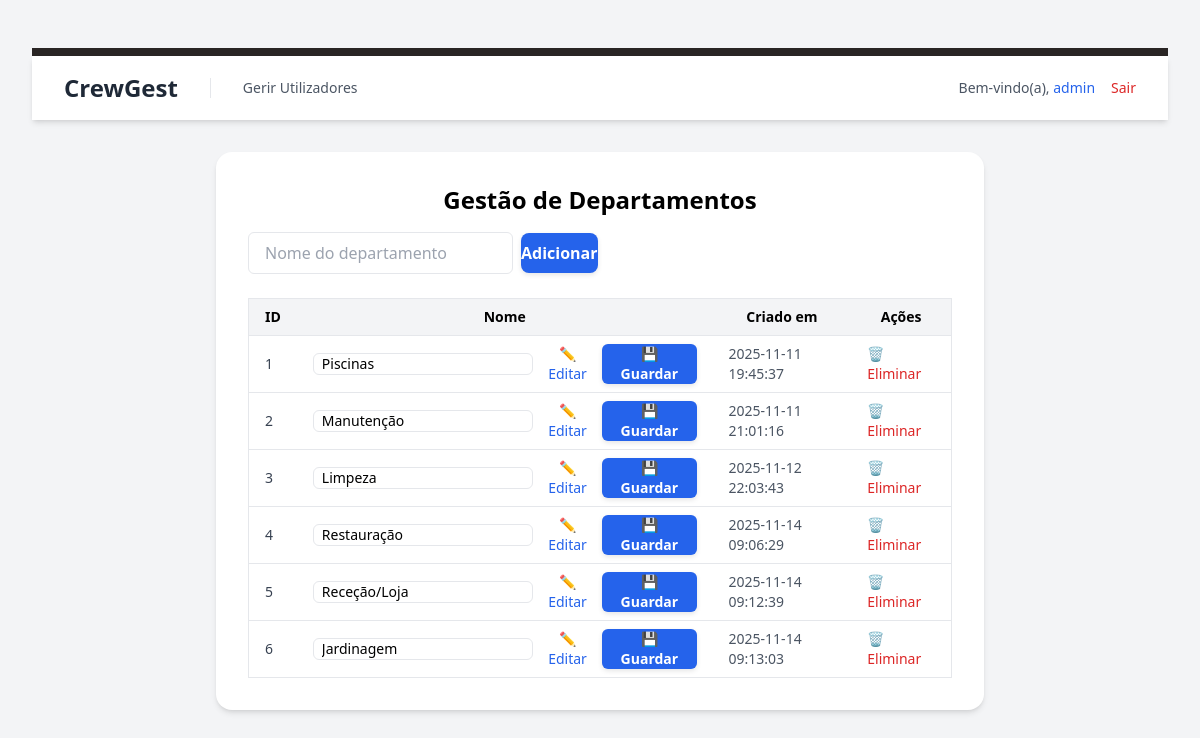
/public/departamentos.php (signed in), run on the app's committed database.
### tables this page shows
CREATE TABLE `departamentos` (
  `id` int(11) NOT NULL,
  `nome` varchar(100) NOT NULL,
  `criado_em` timestamp NOT NULL DEFAULT current_timestamp()
);

### public/departamentos.php (the view, shortened to what this page needs)
<?php
require_once '../config/db.php';
$stmt = $pdo->query("SELECT * FROM departamentos ORDER BY id ASC");
$departamentos = $stmt->fetchAll(PDO::FETCH_ASSOC);
?>
<!DOCTYPE html>
<html lang="pt-PT" class="bg-gray-100">
<head>
    <link href="<?= BASE_URL ?>/public/css/style.css" rel="stylesheet">
</head>
<body class="p-8">
<?php include_once '../src/templates/header.php'; ?>
<main class="max-w-3xl mx-auto bg-white rounded-2xl shadow-md p-8 mt-8">
    <h1 class="text-2xl font-bold text-center mb-4">Gestão de Departamentos</h1>
    <form method="POST" class="flex items-center gap-2 mb-6">
        <input type="text" name="novo_departamento" placeholder="Nome do departamento"
               class="flex-1 border px-4 py-2 rounded-md" required>
        <button type="submit"
                class="bg-blue-600 hover:bg-blue-700 text-white font-bold px-5 py-2 rounded-lg">
            Adicionar
        </button>
    </form>
    <table class="min-w-full border border-gray-200 text-sm">
        <thead class="bg-gray-100">
            <tr>
                <th class="px-4 py-2 border-b">ID</th>
                <th class="px-4 py-2 border-b">Nome</th>
                <th class="px-4 py-2 border-b">Criado em</th>
                <th class="px-4 py-2 border-b">Ações</th>
            </tr>
        </thead>
        <tbody>
            <?php foreach ($departamentos as $d): ?>
            <tr class="hover:bg-gray-50">
                <td class="px-4 py-2 border-b text-gray-700"><?= $d['id'] ?></td>
                <td class="px-4 py-2 border-b">
                    <form method="POST" class="flex items-center gap-2">
                        <input type="text" name="nome" id="nome-<?= $d['id'] ?>"
                               value="<?= htmlspecialchars($d['nome']) ?>"
                               data-original="<?= htmlspecialchars($d['nome']) ?>"
                               readonly
                               class="border rounded-md px-2 py-1 flex-1 focus:outline-none focus:ring-2 focus:ring-blue-300 transition">
                        <button type="button" id="editar-<?= $d['id'] ?>"
                                class="text-blue-600 hover:text-blue-800"
                                onclick="enableEdit(<?= $d['id'] ?>)">
                            ✏️ Editar
                        </button>
                        <button type="submit" name="editar_departamento"
                                id="guardar-<?= $d['id'] ?>"
                                class="hidden bg-blue-600 text-white px-3 py-1 rounded-md font-medium hover:bg-blue-700">
                            💾 Guardar
                        </button>
                    </form>
                </td>
                <td class="px-4 py-2 border-b text-gray-600">
                    <?= date('Y-m-d H:i:s', strtotime($d['criado_em'] ?? 'now')) ?>
                </td>
                <td class="px-4 py-2 border-b">
                    <a href="?delete=<?= $d['id'] ?>" onclick="return confirm('Tem a certeza que deseja eliminar este departamento?');"
                       class="text-red-600 hover:text-red-800">
                        🗑️ Eliminar
                    </a>
                </td>
            </tr>
            <?php endforeach; ?>
        </tbody>
    </table>
</main>
</body>
</html>

### public/css/style.css (style rules this page uses)
html, :host { line-height: 1.5; -webkit-text-size-adjust: 100%; -moz-tab-size: 4; -o-tab-size: 4; tab-size: 4; font-family: ui-sans-serif, system-ui, sans-serif, "Apple Color Emoji", "Segoe UI Emoji", "Segoe UI Symbol", "Noto Color Emoji"; font-feature-settings: normal; font-variation-settings: normal; -webkit-tap-highlight-color: transparent; }
body { margin: 0; line-height: inherit; }
h1, h2, h3, h4, h5, h6 { font-size: inherit; font-weight: inherit; }
a { color: inherit; text-decoration: inherit; }
a.bg-green-600, a.bg-blue-600, a.bg-red-500, button.bg-green-600, button.bg-blue-600, button.bg-red-500 { color: #ffffff !important; text-decoration: none !important; font-weight: 600; display: inline-block; text-align: center; border: none; box-shadow: 0 2px 5px rgba(0,0,0,0.1); transition: all 0.2s ease-in-out; }
table { text-indent: 0; border-color: inherit; border-collapse: collapse; }
button, input, optgroup, select, textarea { font-family: inherit; font-feature-settings: inherit; font-variation-settings: inherit; font-size: 100%; font-weight: inherit; line-height: inherit; letter-spacing: inherit; color: inherit; margin: 0; padding: 0; }
button, select { text-transform: none; }
button, input:where([type='button']), input:where([type='reset']), input:where([type='submit']) { appearance: button; -webkit-appearance: button; background-color: transparent; background-image: none; }
blockquote, dl, dd, h1, h2, h3, h4, h5, h6, hr, figure, p, pre { margin: 0; }
input::placeholder, textarea::placeholder { opacity: 1; color: #9ca3af; }
button, [role="button"] { cursor: pointer; }
.mx-auto { margin-left: auto; margin-right: auto; }
.mb-4 { margin-bottom: 1rem; }
.mb-6 { margin-bottom: 1.5rem; }
.mt-8 { margin-top: 2rem; }
.flex { display: flex; }
.hidden { display: none; }
.min-w-full { min-width: 100%; }
.max-w-3xl { max-width: 48rem; }
.items-center { align-items: center; }
.gap-2 { gap: 0.5rem; }
.rounded-2xl { border-radius: 1rem; }
.rounded-lg { border-radius: 0.5rem; }
.rounded-md { border-radius: 0.375rem; }
.border { border-width: 1px; }
.border-b { border-bottom-width: 1px; }
.border-gray-200 { --tw-border-opacity: 1; border-color: rgb(229 231 235 / var(--tw-border-opacity, 1)); }
.bg-blue-600 { --tw-bg-opacity: 1; background-color: rgb(37 99 235 / var(--tw-bg-opacity, 1)); }
.bg-gray-100 { --tw-bg-opacity: 1; background-color: rgb(243 244 246 / var(--tw-bg-opacity, 1)); }
.bg-white { --tw-bg-opacity: 1; background-color: rgb(255 255 255 / var(--tw-bg-opacity, 1)); }
.p-8 { padding: 2rem; }
.px-2 { padding-left: 0.5rem; padding-right: 0.5rem; }
.px-3 { padding-left: 0.75rem; padding-right: 0.75rem; }
.px-4 { padding-left: 1rem; padding-right: 1rem; }
.py-2 { padding-top: 0.5rem; padding-bottom: 0.5rem; }
.text-center { text-align: center; }
.text-2xl { font-size: 1.5rem; line-height: 2rem; }
.text-sm { font-size: 0.875rem; line-height: 1.25rem; }
.font-bold { font-weight: 700; }
.font-medium { font-weight: 500; }
.text-blue-600 { --tw-text-opacity: 1; color: rgb(37 99 235 / var(--tw-text-opacity, 1)); }
.text-gray-600 { --tw-text-opacity: 1; color: rgb(75 85 99 / var(--tw-text-opacity, 1)); }
.text-gray-700 { --tw-text-opacity: 1; color: rgb(55 65 81 / var(--tw-text-opacity, 1)); }
.text-red-600 { --tw-text-opacity: 1; color: rgb(220 38 38 / var(--tw-text-opacity, 1)); }
.text-white { --tw-text-opacity: 1; color: rgb(255 255 255 / var(--tw-text-opacity, 1)); }
.shadow-md { --tw-shadow: 0 4px 6px -1px rgb(0 0 0 / 0.1), 0 2px 4px -2px rgb(0 0 0 / 0.1); --tw-shadow-colored: 0 4px 6px -1px var(--tw-shadow-color), 0 2px 4px -2px var(--tw-shadow-color); box-shadow: var(--tw-ring-offset-shadow, 0 0 #0000), var(--tw-ring-shadow, 0 0 #0000), var(--tw-shadow); }

### data on the page
departamentos: id "1", nome "Piscinas", criado_em "2025-11-11 19:45:37"
departamentos: id "2", nome "Manutenção", criado_em "2025-11-11 21:01:16"
departamentos: id "3", nome "Limpeza", criado_em "2025-11-12 22:03:43"
departamentos: id "4", nome "Restauração", criado_em "2025-11-14 09:06:29"
departamentos: id "5", nome "Receção/Loja", criado_em "2025-11-14 09:12:39"
departamentos: id "6", nome "Jardinagem", criado_em "2025-11-14 09:13:03"

### other printed values
$_SESSION['user_name'] "admin"
